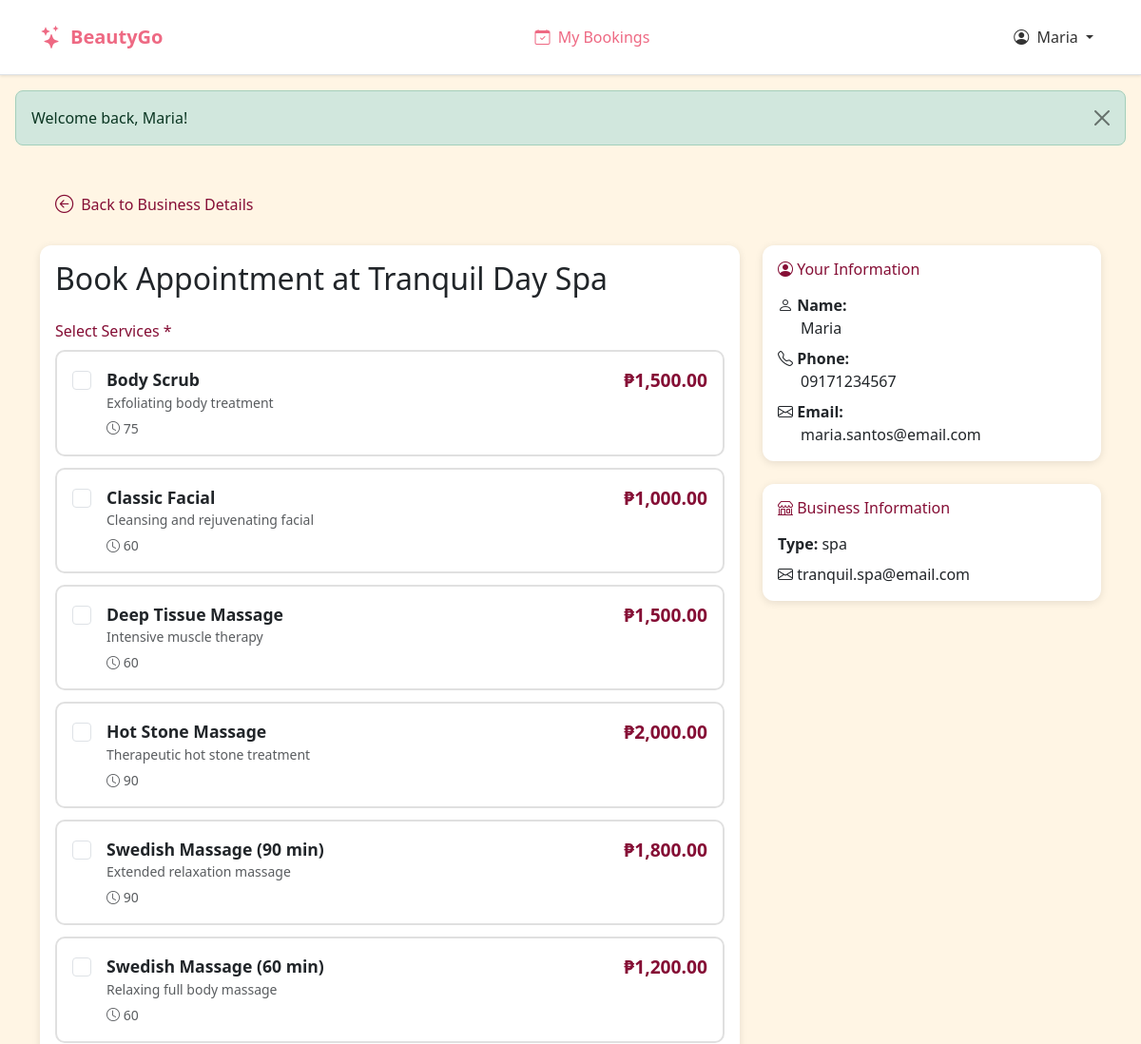
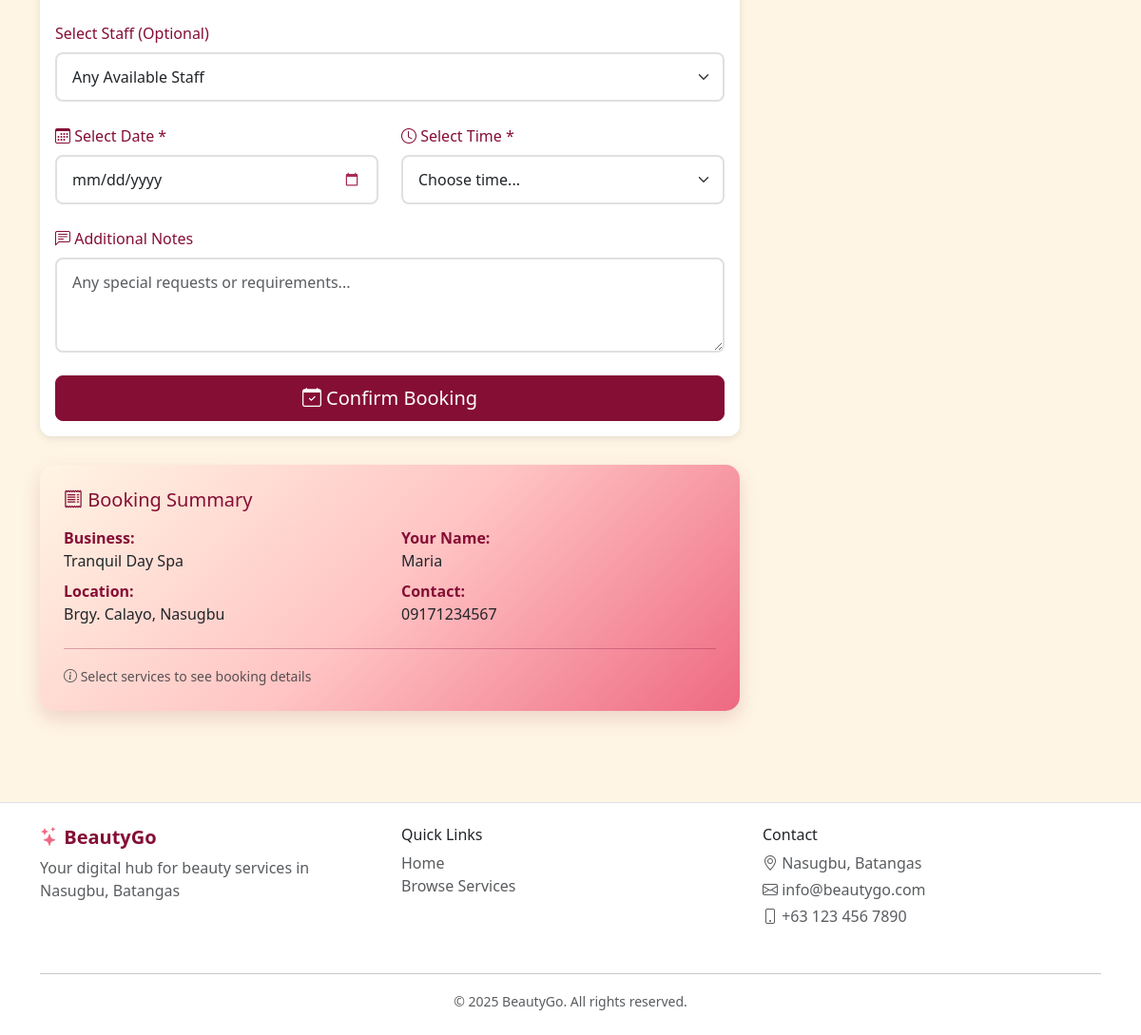
The page /booking.php?business_id=2&service_id=12 (signed in) on the database its author committed (2 pictures, top to bottom).
### tables this page shows
CREATE TABLE `customers` (
  `customer_id` int(11) NOT NULL,
  `fname` varchar(255) DEFAULT NULL,
  `mname` varchar(255) DEFAULT NULL,
  `surname` varchar(255) DEFAULT NULL,
  `cstmr_num` varchar(255) DEFAULT NULL,
  `cstmr_email` varchar(255) DEFAULT NULL,
  `cstmr_password` varchar(255) DEFAULT NULL,
  `cstmr_address` varchar(255) DEFAULT NULL,
  `registration_date` timestamp NOT NULL DEFAULT current_timestamp(),
  `profile_pic` longblob DEFAULT NULL
);

CREATE TABLE `businesses` (
  `business_id` int(11) NOT NULL,
  `business_name` varchar(255) DEFAULT NULL,
  `business_type` varchar(255) DEFAULT NULL,
  `business_desc` text DEFAULT NULL,
  `business_num` varchar(255) DEFAULT NULL,
  `business_email` varchar(255) DEFAULT NULL,
  `business_password` varchar(255) DEFAULT NULL,
  `business_address` varchar(255) DEFAULT NULL,
  `opening_hour` time NOT NULL,
  `closing_hour` time NOT NULL,
  `city` varchar(50) NOT NULL,
  `location` point DEFAULT NULL
);

CREATE TABLE `services` (
  `service_id` int(11) NOT NULL,
  `business_id` int(11) DEFAULT NULL,
  `service_name` varchar(255) DEFAULT NULL,
  `service_type` varchar(255) DEFAULT NULL,
  `service_desc` text DEFAULT NULL,
  `cost` decimal(10,2) DEFAULT NULL COMMENT 'Price in PHP',
  `duration` int(11) DEFAULT NULL COMMENT 'Duration in minutes'
);

### booking.php (the view, shortened to what the rows shown need)
<?php
require_once 'functions.php';
$businessId = $_GET['business_id'] ?? '';
$business = getBusinessById($businessId);
$services = getBusinessServices($businessId);
$staff = getBusinessEmployees($businessId);
$user = getCurrentCustomer();
include 'includes/header.php';
?>
<main>
    <div class="container my-4">
        <div class="row">
            <div class="col-lg-8">
                <div class="card">
                    <div class="card-body">
                        <h2 class="mb-4">Book Appointment at <?php echo htmlspecialchars($business['business_name']); ?></h2>
                        <form action="" method="POST" id="bookingForm">
                            <div class="mb-4">
                                <?php if (empty($services)): ?>
                                    <div class="alert alert-warning">
                                        No services available. Please contact the business directly.
                                    </div>
                                <?php else: ?>
                                    <?php foreach ($services as $service): ?>
                                        <div class="service-checkbox-card" onclick="toggleServiceCard(this)">
                                            <div class="d-flex align-items-start gap-3">
                                                <input
                                                    class="form-check-input mt-1"
                                                    type="checkbox"
                                                    name="service_ids[]"
                                                    id="service_<?php echo $service['service_id']; ?>"
                                                    value="<?php echo $service['service_id']; ?>"
                                                    data-name="<?php echo htmlspecialchars($service['service_name']); ?>"
                                                    data-price="<?php echo $service['cost']; ?>"
                                                    data-duration="<?php echo htmlspecialchars($service['duration']); ?>"
                                                    onchange="updateServiceSelection()"
                                                    onclick="event.stopPropagation()">
                                                <label class="flex-grow-1" for="service_<?php echo $service['service_id']; ?>" style="cursor: pointer;">
                                                    <div class="d-flex justify-content-between align-items-start">
                                                        <div>
                                                            <strong style="font-size: 1.1rem;"><?php echo htmlspecialchars($service['service_name']); ?></strong>
                                                            <?php if (!empty($service['service_desc'])): ?>
                                                                <p class="text-muted small mb-1"><?php echo htmlspecialchars($service['service_desc']); ?></p>
                                                            <?php endif; ?>
                                                            <small class="text-muted">
                                                                <i class="bi bi-clock"></i> <?php echo htmlspecialchars($service['duration']); ?>
                                                            </small>
                                                        </div>
                                                        <strong style="color: var(--color-burgundy); font-size: 1.2rem;">₱<?php echo number_format($service['cost'], 2); ?></strong>
                                                    </div>
                                                </label>
                                            </div>
                                        </div>
                                    <?php endforeach; ?>
                                <?php endif; ?>
                            </div>
                            <?php if (!empty($staff)): ?>
                                <div class="mb-4">
                                </div>
                            <?php endif; ?>
                            <div class="row mb-4">
                            </div>
                            <div class="mb-4">
                            </div>
                            <div class="d-grid">
                            </div>
                        </form>
                    </div>
                </div>
                <div class="booking-summary-card card">
                    <div class="card-body">
                        <div class="row mb-3">
                            <div class="col-md-6">
                                <div class="mb-2">
                                    <strong style="color: var(--color-burgundy);">Business:</strong><br>
                                    <span><?php echo htmlspecialchars($business['business_name']); ?></span>
                                </div>
                                <div class="mb-2">
                                    <strong style="color: var(--color-burgundy);">Location:</strong><br>
                                    <span><?php echo htmlspecialchars($business['business_address'] ?? 'N/A'); ?></span>
                                </div>
                            </div>
                            <div class="col-md-6">
                                <div class="mb-2">
                                    <strong style="color: var(--color-burgundy);">Your Name:</strong><br>
                                    <span><?php echo htmlspecialchars($user['fname']); ?></span>
                                </div>
                                <div class="mb-2">
                                    <strong style="color: var(--color-burgundy);">Contact:</strong><br>
                                    <span><?php echo htmlspecialchars($user['cstmr_num'] ?? 'N/A'); ?></span>
                                </div>
                            </div>
                        </div>
                    </div>
                </div>
            </div>
            <div class="col-lg-4">
                <div class="card">
                    <div class="card-body">
                        <div class="mb-2">
                            <i class="bi bi-person"></i> <strong>Name:</strong><br>
                            <span class="ms-4"><?php echo htmlspecialchars($user['fname']); ?></span>
                        </div>
                        <div class="mb-2">
                            <i class="bi bi-telephone"></i> <strong>Phone:</strong><br>
                            <span class="ms-4"><?php echo htmlspecialchars($user['cstmr_num'] ?? 'N/A'); ?></span>
                        </div>
                        <div>
                            <i class="bi bi-envelope"></i> <strong>Email:</strong><br>
                            <span class="ms-4"><?php echo htmlspecialchars($user['cstmr_email']); ?></span>
                        </div>
                    </div>
                </div>
                <div class="card mt-3">
                    <div class="card-body">
                        <h6 class="mb-3" style="color: var(--color-burgundy);">
                            <i class="bi bi-shop"></i> Business Information
                        </h6>
                        <div class="mb-2">
                            <strong>Type:</strong> <?php echo htmlspecialchars($business['business_type'] ?? 'N/A'); ?>
                        </div>
                        <?php if (!empty($business['business_email'])): ?>
                        <div>
                            <i class="bi bi-envelope"></i> <?php echo htmlspecialchars($business['business_email']); ?>
                        </div>
                        <?php endif; ?>
                    </div>
                </div>
            </div>
        </div>
    </div>
</main>
<?php include 'includes/footer.php'; ?>

### includes/header.php (shortened to what the rows shown need)
<!DOCTYPE html>
<html lang="en">
<head>
    <link href="https://cdn.jsdelivr.net/npm/bootstrap@5.3.0/dist/css/bootstrap.min.css" rel="stylesheet">
    <link rel="stylesheet" href="https://cdn.jsdelivr.net/npm/bootstrap-icons@1.10.0/font/bootstrap-icons.css">
    <link rel="stylesheet" href="styles.css?v=<?php echo time(); ?>">
</head>
<body>
    <nav class="navbar navbar-expand-lg navbar-light bg-white border-bottom sticky-top">
        <div class="container">
            <div class="collapse navbar-collapse" id="navbarNav">
                <ul class="navbar-nav">
                    <?php if (isLoggedIn()): ?>
                        <?php
                        if (isBusinessLoggedIn()) {
                            $currentUser = getCurrentBusiness();
                            $displayName = $currentUser['business_name'] ?? 'Business';
                        } else {
                            $currentUser = getCurrentCustomer();
                            $displayName = $currentUser['fname'] ?? 'User';
                        }
                        ?>
                        <?php if (isBusinessLoggedIn()): ?>
                            <li class="nav-item dropdown">
                                <a class="nav-link dropdown-toggle" href="#" id="businessDropdown" role="button" data-bs-toggle="dropdown">
                                    <i class="bi bi-buildings"></i> <?php echo htmlspecialchars($displayName); ?>
                                </a>
                                <ul class="dropdown-menu dropdown-menu-end">
                                    <li><a class="dropdown-item" href="business-dashboard.php">Dashboard</a></li>
                                    <li><a class="dropdown-item" href="business-profile.php">Profile</a></li>
                                    <li><hr class="dropdown-divider"></li>
                                    <li>
                                        <form action="auth.php" method="POST" class="d-inline">
                                            <input type="hidden" name="action" value="logout">
                                            <button type="submit" class="dropdown-item">Logout</button>
                                        </form>
                                    </li>
                                </ul>
                            </li>
                        <?php else: ?>
                            <li class="nav-item dropdown">
                                <a class="nav-link dropdown-toggle" href="#" id="userDropdown" role="button" data-bs-toggle="dropdown">
                                    <i class="bi bi-person-circle"></i> <?php echo htmlspecialchars($displayName); ?>
                                </a>
                            </li>
                        <?php endif; ?>
                    <?php endif; ?>
                </ul>
            </div>
        </div>
    </nav>

### rows shown on the page
customers: fname "Maria", cstmr_num "09171234567", cstmr_email "maria.santos@email.com"
businesses: business_name "Tranquil Day Spa", business_address "Brgy. Calayo, Nasugbu", business_type "spa", business_email "tranquil.spa@email.com"
services: service_name "Body Scrub", service_desc "Exfoliating body treatment", duration "75", cost "1,500.00"
services: service_name "Classic Facial", service_desc "Cleansing and rejuvenating facial", duration "60", cost "1,000.00"
services: service_name "Deep Tissue Massage", service_desc "Intensive muscle therapy", duration "60", cost "1,500.00"
services: service_name "Hot Stone Massage", service_desc "Therapeutic hot stone treatment", duration "90", cost "2,000.00"
services: service_name "Swedish Massage (90 min)", service_desc "Extended relaxation massage", duration "90", cost "1,800.00"
services: service_name "Swedish Massage (60 min)", service_desc "Relaxing full body massage", duration "60", cost "1,200.00"

### other values the page prints
$_SESSION['success'] "Welcome back, Maria!"
